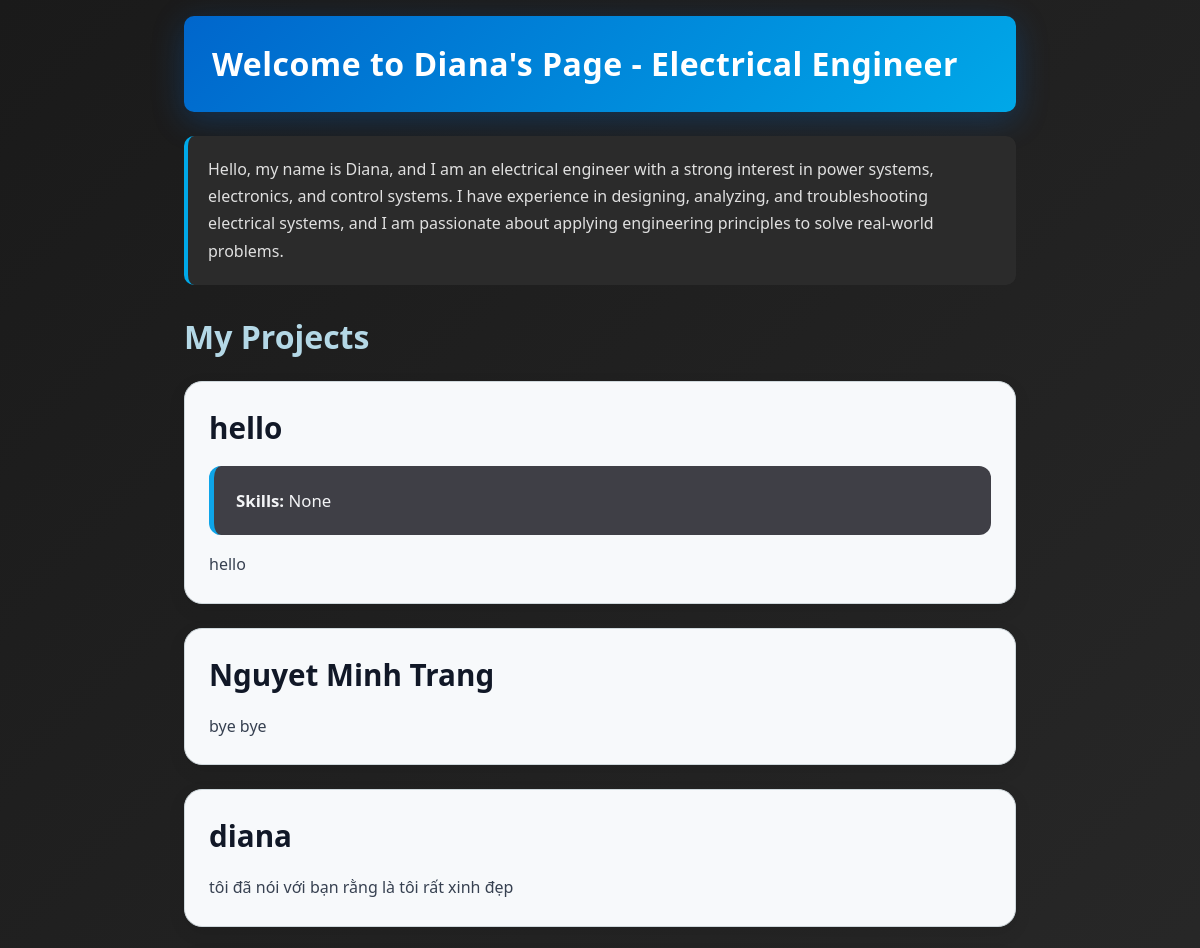
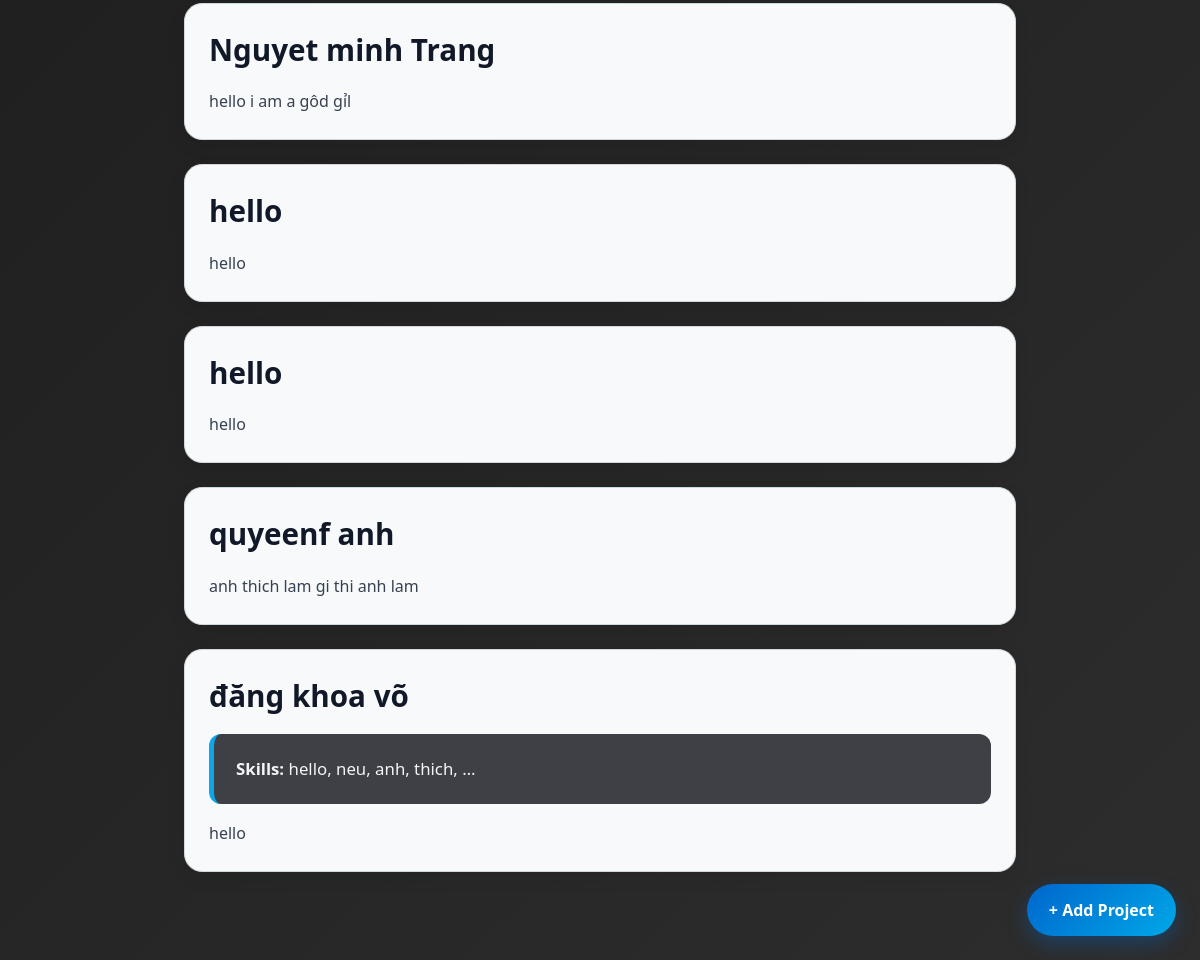
The page / on the database its author committed (2 pictures, top to bottom).
### electrical/models.py (models this page shows, shortened)
class ElectricalData(models.Model):
    name = models.CharField(max_length=100)
    date = models.DateField()
    description = models.TextField()
    picture_url = models.URLField(blank=True, null=True)
    skills = models.TextField(blank=True, null=True)

### electrical/views.py (the view)
# urls.py: path('', views.index, name='index'),
def index(request):
    projects = ElectricalData.objects.all()
    return render(request, "electrical/index.html", {"projects": projects})

### electrical/templates/electrical/index.html (shortened to what this page needs)
<!DOCTYPE html>
<html lang="en">
<head>
    {% load static %}
    <link rel="stylesheet" href="{% static 'electrical/css/style.css' %}">
</head>
<body class="page-home">
    <main class="site-main">
        <header class="hero">
            <h1>Welcome to Diana's Page - Electrical Engineer</h1>
        </header>
        <section class="intro">
            <p>
                Hello, my name is Diana, and I am an electrical engineer with a strong interest in
                power systems, electronics, and control systems. I have experience in designing,
                analyzing, and troubleshooting electrical systems, and I am passionate about applying
                engineering principles to solve real-world problems.
            </p>
        </section>
        <section class="projects">
            <h2>My Projects</h2>
            {% if projects %}
                <div class="projects-list">
                    {% for project in projects %}
                        <article class="project-card">
                            <a href="{% url 'project_detail' project.id %}" class="project-link">
                                <h3>{{ project.name }}</h3>
                                <div class="project-content">
                                    <div class="project-info">
                                        {% if project.skills %}
                                            <div class="project-skills">
                                                <p><strong>Skills:</strong> {{ project.skills|truncatechars:25 }}</p>
                                            </div>
                                        {% endif %}
                                        {% if project.description %}
                                            <p class="project-description">
                                                {{ project.description|truncatewords:25 }}
                                            </p>
                                        {% endif %}
                                    </div>
                                </div>
                            </a>
                        </article>
                    {% endfor %}
                </div>
            {% else %}
                <p class="empty-message">No projects added yet.</p>
            {% endif %}
        </section>
    </main>
    <footer class="site-footer">
        <a href="{% url 'add_data' %}" class="btn-add">+ Add Project</a>
    </footer>
</body>
</html>

### electrical/static/electrical/css/style.css (style rules this page uses)
:root { --bg-start: #1a1a1a; --bg-end: #2d2d2d; --text: #e0e0e0; --text-muted: #b4d8e6; --accent: #0066cc; --accent-bright: #00a8e8; --card-light: #f7f9fb; --card-text: #374151; --card-heading: #111827; --radius: 12px; --radius-lg: 18px; --shadow: 0 6px 18px rgba(0, 0, 0, 0.08); --footer-safe: 5.5rem; }
html { -webkit-text-size-adjust: 100%; }
body { margin: 0; padding: 16px 16px 24px; min-height: 100vh; background: linear-gradient(135deg, var(--bg-start) 0%, var(--bg-end) 100%); font-family: "Segoe UI", system-ui, -apple-system, sans-serif; color: var(--text); box-sizing: border-box; line-height: 1.5; }
*, *::before, *::after { box-sizing: border-box; }
a { color: var(--accent-bright); }
body.page-home { padding-bottom: var(--footer-safe); }
.hero h1 { background: linear-gradient(135deg, var(--accent), var(--accent-bright)); color: white; padding: clamp(1rem, 4vw, 1.75rem); border-radius: 10px; box-shadow: 0 8px 32px rgba(0, 102, 204, 0.3); font-weight: 600; letter-spacing: 0.5px; margin: 0 0 24px; font-size: clamp(1.25rem, 4vw, 2rem); line-height: 1.25; }
.intro p { color: var(--text); background: rgba(45, 45, 45, 0.92); padding: clamp(14px, 3vw, 20px); border-radius: 10px; border-left: 4px solid var(--accent-bright); backdrop-filter: blur(10px); line-height: 1.7; margin: 0 0 28px; }
.projects h2 { color: var(--text-muted); margin-bottom: 20px; font-size: clamp(1.35rem, 3vw, 2rem); font-weight: 600; }
.projects-list { display: grid; grid-template-columns: 1fr; gap: clamp(16px, 3vw, 24px); }
.project-card { background: var(--card-light); border: 1px solid #cfd8dc; border-radius: var(--radius-lg); padding: clamp(16px, 3vw, 24px); box-shadow: var(--shadow); transition: transform 0.25s ease, box-shadow 0.25s ease; }
.project-link { text-decoration: none; color: inherit; display: block; }
.project-card h3 { margin-top: 0; margin-bottom: 16px; color: var(--card-heading); font-size: clamp(1.25rem, 3vw, 1.85rem); font-weight: 700; }
.project-content { display: flex; gap: clamp(16px, 3vw, 24px); align-items: flex-start; flex-wrap: wrap; }
.project-info { flex: 1; min-width: min(100%, 240px); }
.project-skills { background: #3f3f46; color: #f3f4f6; padding: clamp(14px, 2.5vw, 22px); border-left: 5px solid #0ea5e9; border-radius: var(--radius); margin-bottom: 16px; font-size: clamp(0.95rem, 2vw, 1.05rem); line-height: 1.5; }
.project-skills p { margin: 0; background: transparent; border: none; padding: 0; color: inherit; }
.project-description { background: transparent; border: none; padding: 0; margin: 0; color: var(--card-text); line-height: 1.7; font-size: 1rem; }
.site-main { max-width: 52rem; margin: 0 auto; width: 100%; }
footer.site-footer { position: fixed; right: clamp(12px, 3vw, 24px); bottom: clamp(12px, 3vw, 24px); z-index: 10; }
.btn-add { display: inline-block; background: linear-gradient(135deg, var(--accent), var(--accent-bright)); color: #ffffff; text-decoration: none; padding: 14px 22px; border-radius: 999px; font-size: 1rem; font-weight: 700; box-shadow: 0 8px 20px rgba(0, 102, 204, 0.35); transition: transform 0.25s ease, box-shadow 0.25s ease; }

### rows shown on the page
ElectricalData: name "hello", skills "None", description "hello"
ElectricalData: name "Nguyet Minh Trang", description "bye bye"
ElectricalData: name "diana", description "tôi đã nói với bạn rằng là tôi rất xinh đẹp"
ElectricalData: name "Nguyet minh Trang", description "hello i am a gôd gỉl"
ElectricalData: name "hello", description "hello"
ElectricalData: name "hello", description "hello"
ElectricalData: name "quyeenf anh", description "anh thich lam gi thi anh lam"
ElectricalData: name "đăng khoa võ", skills "hello, neu, anh, thich, …", description "hello"
